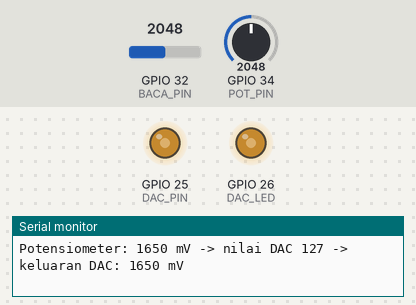
The sketch below on a simulated ESP32. Shown: output pins drawn as LEDs (lit = HIGH), the last lines printed to the serial monitor. The inputs (shaded band) are chosen by the test bench; at power-on: GPIO 34 (POT_PIN) = 2048, GPIO 32 (BACA_PIN) = 2048.

Above: at 1.2 s.
1.3 s: GPIO 34 (POT_PIN) set to 2866
At 1.7 s:
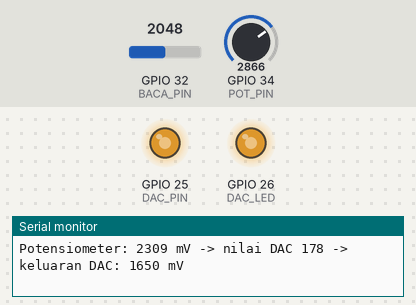
2.8 s: GPIO 34 (POT_PIN) set to 3603
At 3.3 s:
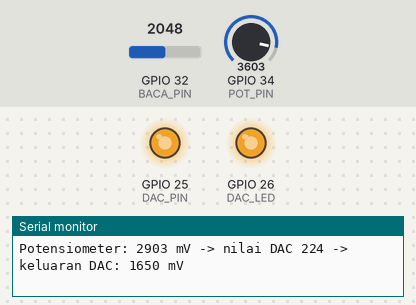
4.3 s: GPIO 34 (POT_PIN) set to 491
At 4.9 s:
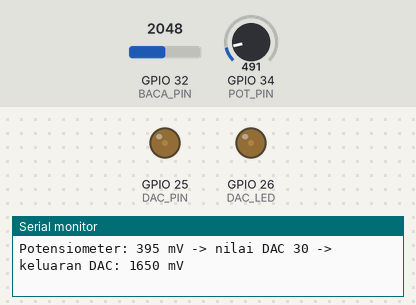
5.9 s: GPIO 34 (POT_PIN) set to 0
At 6.4 s:
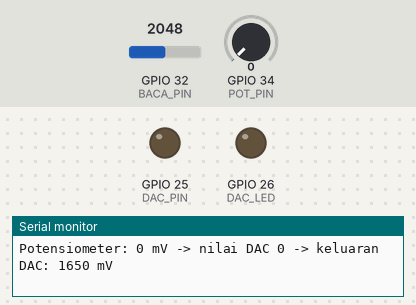
7.4 s: GPIO 34 (POT_PIN) set to 2047
At 8.0 s:
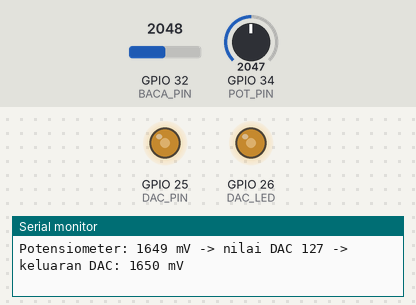
Timing chart, 0 to 10.0 s (numbered marks = the images above; inputs shaded):
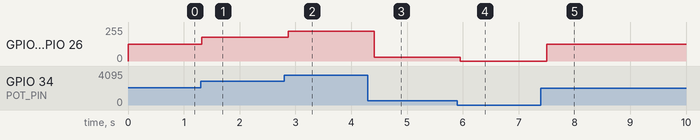

The sketch:

p4_pot_ke_dac.ino
```cpp
/*
 * BAB 13 - Program 4: Potensiometer ke DAC
 * Tegangan potensiometer dibaca ADC (IO34), diubah menjadi nilai DAC 0–255,
 * lalu dikeluarkan lagi oleh DAC1 (IO25, dibaca balik di IO32)
 * dan DAC2 (IO26, menyalakan LED merah).
 *
 * Rangkaian:
 *   VR10K (potensiometer) → IO34
 *   Kabel jumper pin header 25 → pin header 32
 *   LED1 (merah)          → IO26
 */

#define POT_PIN  34  // potensiometer → IO34 (ADC1)
#define DAC_PIN  25  // DAC1 → IO25
#define BACA_PIN 32  // ADC1 → IO32, membaca balik DAC1
#define DAC_LED  26  // DAC2 → IO26 → LED merah

void setup() {
  Serial.begin(115200);
  Serial.println("BAB 13 - Program 4: Potensiometer ke DAC");
}

void loop() {
  int potMv = analogReadMilliVolts(POT_PIN);          // tegangan potensiometer (mV)
  int nilai = constrain(potMv * 255 / 3300, 0, 255);  // ubah menjadi nilai DAC 0–255

  dacWrite(DAC_PIN, nilai);  // salin tegangan potensiometer ke IO25
  dacWrite(DAC_LED, nilai);  // tegangan yang sama untuk LED merah di IO26
  delay(20);                 // tunggu sebentar sampai tegangannya stabil

  int keluaranMv = analogReadMilliVolts(BACA_PIN);  // tegangan DAC1 yang terbaca

  Serial.print("Potensiometer: ");
  Serial.print(potMv);
  Serial.print(" mV -> nilai DAC ");
  Serial.print(nilai);
  Serial.print(" -> keluaran DAC: ");
  Serial.print(keluaranMv);
  Serial.println(" mV");

  delay(200);
}
```

Measured:
- after the input at 1.3 s, GPIO 25 (DAC_PIN), GPIO 26 (DAC_LED): 127/255 → 178/255 at once
- after the input at 2.8 s, GPIO 25 (DAC_PIN), GPIO 26 (DAC_LED): 178/255 → 224/255 after 0.07 s
- after the input at 4.3 s, GPIO 25 (DAC_PIN), GPIO 26 (DAC_LED): 224/255 → 30/255 after 0.11 s
- after the input at 5.9 s, GPIO 25 (DAC_PIN), GPIO 26 (DAC_LED): 30/255 → 0/255 after 0.06 s
- after the input at 7.4 s, GPIO 25 (DAC_PIN), GPIO 26 (DAC_LED): 0/255 → 127/255 after 0.10 s
